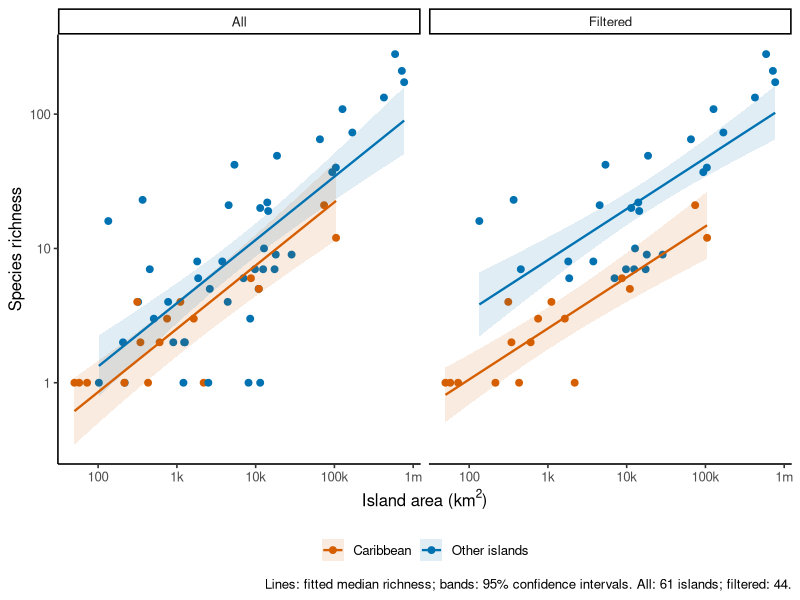
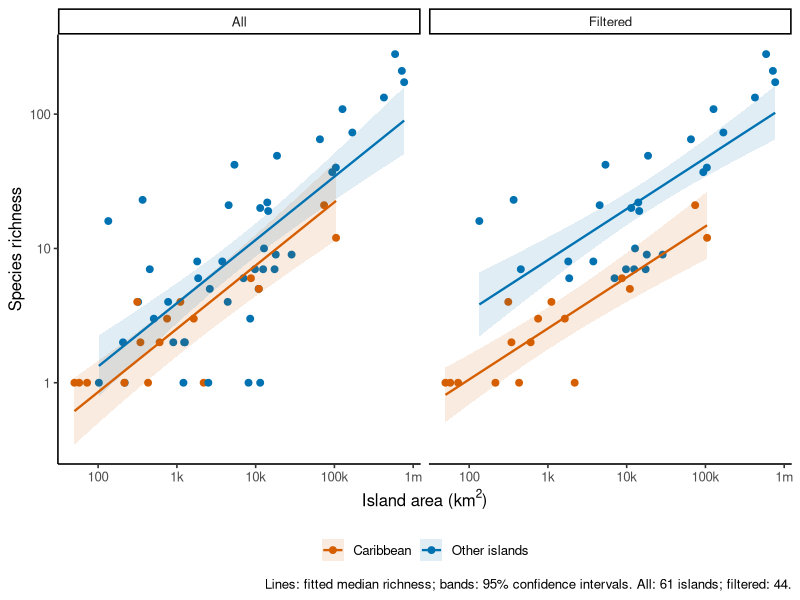
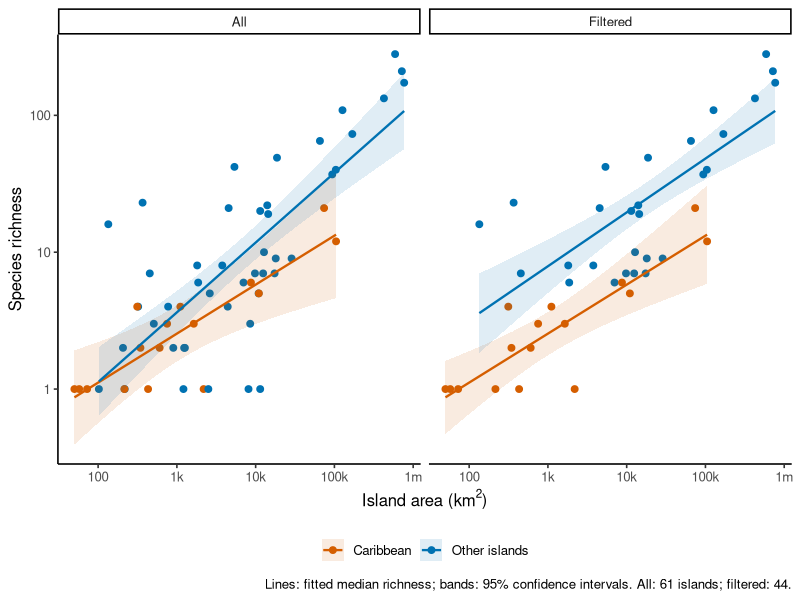
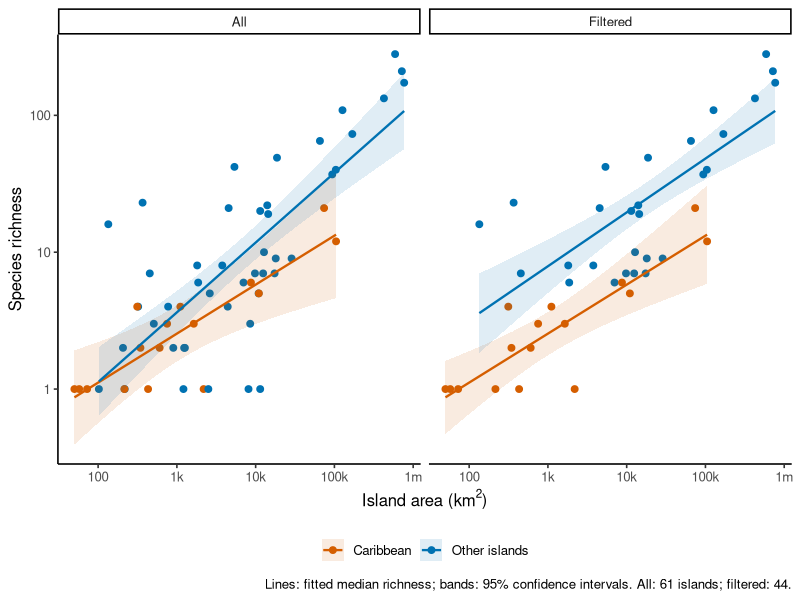
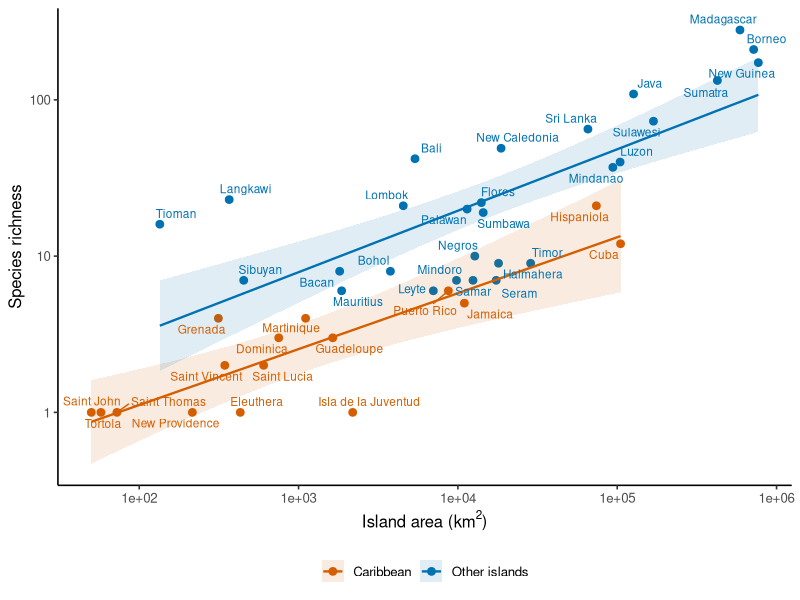
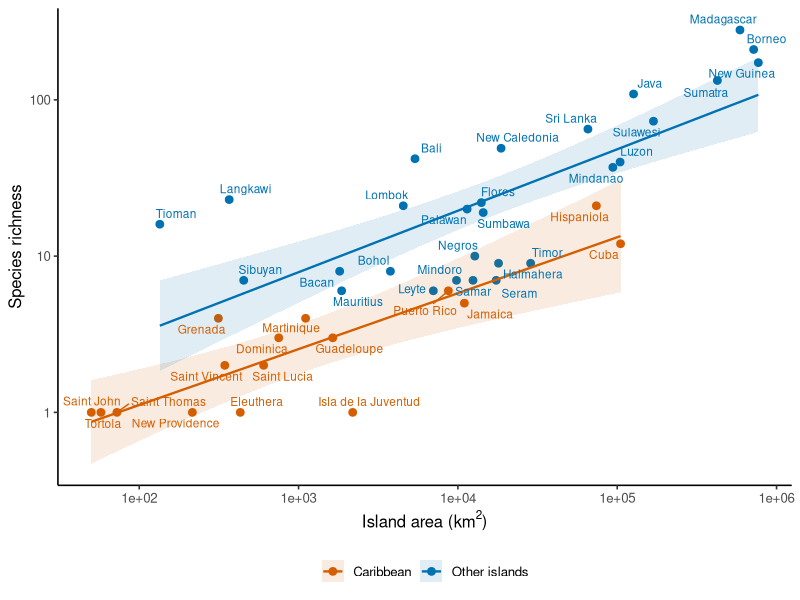

Write the R code that produced these figures, in order. (Note: this script raises an error after producing the figures.)
# Run from the paleo-islands project root.
library(readxl)
library(ggplot2)
library(ggrepel)
d <- as.data.frame(read_excel("data/richness/island-richness-area.xlsx"))
d$x <- log(d$area_km2)
d$y <- log(d$n_sp)
d$group <- factor(ifelse(d$region == "Caribbean", "Caribbean", "Other islands"))
keep <- !(d$region == "Australasian" & d$n_sp < 6 | d$island == "Réunion")
sets <- list(All = d, Filtered = d[keep, ])
formulas <- list(Pooled = y ~ x, "Two intercepts" = y ~ x + group,
                "Two slopes" = y ~ x * group)
out <- "area-estimation/results/caribbean-versus-rest"
plots.dir <- "area-estimation/plots/caribbean-versus-rest"
dir.create(out, recursive = TRUE, showWarnings = FALSE)
dir.create(plots.dir, recursive = TRUE, showWarnings = FALSE)
scores <- data.frame(); predictions <- data.frame(); curves <- data.frame(); fits <- list()
coefficients <- data.frame()
for (dataset in names(sets)) {
  z <- sets[[dataset]]
  for (name in names(formulas)) {
    fit <- lm(formulas[[name]], data = z)
    fits[[paste(dataset,name)]] <- fit
    k <- attr(logLik(fit),"df"); n <- nrow(z)
    row <- data.frame(dataset=dataset,model=name,n=n,AICc=AIC(fit)+2*k*(k+1)/(n-k-1),
      adjusted_R2=summary(fit)$adj.r.squared,residual_SD=sigma(fit))
    for (i in seq_len(n)) {
      f <- lm(formulas[[name]],data=z[-i, ])
      pr <- as.numeric(predict(f,z[i, ,drop=FALSE]))
      predictions <- rbind(predictions,data.frame(dataset=dataset,model=name,island=z$island[i],group=z$group[i],
        observed=z$n_sp[i],log_prediction=pr,mean_prediction=exp(pr+sigma(f)^2/2)))
    }
    pred <- predictions[predictions$dataset==dataset & predictions$model==name, ]
    row$log_RMSE <- sqrt(mean((log(pred$observed)-pred$log_prediction)^2))
    row$count_RMSE <- sqrt(mean((pred$observed-pred$mean_prediction)^2))
    scores <- rbind(scores,row)
    ct <- cbind(coef(summary(fit)),confint(fit))
    coefficients <- rbind(coefficients,data.frame(dataset=dataset,model=name,term=rownames(ct),ct,row.names=NULL))
    for (group in levels(z$group)) {
      zg <- z[z$group==group, ]
      grid <- data.frame(x=seq(min(zg$x),max(zg$x),length.out=200),group=factor(group,levels=levels(z$group)))
      ci <- predict(fit,grid,interval="confidence")
      grid$area_km2 <- exp(grid$x); grid$richness <- exp(ci[,1])
      grid$lower <- exp(ci[,2]); grid$upper <- exp(ci[,3])
      grid$dataset <- dataset; grid$model <- name
      curves <- rbind(curves,grid)
    }
  }
}
for (dataset in names(sets)) {
  ix <- scores$dataset==dataset
  scores$delta_AICc[ix] <- scores$AICc[ix]-min(scores$AICc[ix])
}
write.csv(scores,file.path(out,"model-comparison.csv"),row.names=FALSE)
write.csv(coefficients,file.path(out,"coefficients.csv"),row.names=FALSE)
write.csv(predictions,file.path(out,"held-out-predictions.csv"),row.names=FALSE)
saveRDS(fits,file.path(out,"models.rds"))

# Show separate-slope fits and shared-slope fits, not just the selected winner.
points <- rbind(data.frame(d,dataset="All"),data.frame(d[keep, ],dataset="Filtered"))
cols <- c(Caribbean="#D55E00","Other islands"="#0072B2")
for (model in c("Two intercepts","Two slopes")) {
  line <- curves[curves$model==model, ]
  p <- ggplot(points,aes(area_km2,n_sp,colour=group)) + geom_point(size=2) +
    geom_ribbon(data=line,aes(x=area_km2,ymin=lower,ymax=upper,fill=group),inherit.aes=FALSE,alpha=.12) +
    geom_line(data=line,aes(area_km2,richness,colour=group),inherit.aes=FALSE,linewidth=.8) +
    facet_wrap(~dataset) + scale_x_log10(breaks=c(100,1000,10000,100000,1000000),labels=c("100","1k","10k","100k","1m")) +
    scale_y_log10() + scale_colour_manual(values=cols) + scale_fill_manual(values=cols) +
    labs(x=expression("Island area (km"^2*")"),y="Species richness",colour=NULL,fill=NULL,
      caption="Lines: fitted median richness; bands: 95% confidence intervals. All: 61 islands; filtered: 44.") +
    theme_classic(base_size=12) + theme(legend.position="bottom")
  stem <- ifelse(model=="Two slopes","separate-slopes","shared-slope")
  ggsave(file.path(plots.dir,paste0(stem,".pdf")),p,width=11,height=6)
  ggsave(file.path(plots.dir,paste0(stem,".png")),p,width=11,height=6,dpi=180)
}
# Labelled filtered plot for inspecting particular islands.
line <- curves[curves$model=="Two slopes" & curves$dataset=="Filtered", ]
p <- ggplot(sets$Filtered,aes(area_km2,n_sp,colour=group)) + geom_point(size=2.3) +
  geom_ribbon(data=line,aes(x=area_km2,ymin=lower,ymax=upper,fill=group),inherit.aes=FALSE,alpha=.12) +
  geom_line(data=line,aes(area_km2,richness,colour=group),inherit.aes=FALSE,linewidth=.8) +
  geom_text_repel(aes(label=island),seed=26,max.overlaps=Inf,size=3,max.time=10,show.legend=FALSE) +
  scale_x_log10() + scale_y_log10() + scale_colour_manual(values=cols) + scale_fill_manual(values=cols) +
  labs(x=expression("Island area (km"^2*")"),y="Species richness",colour=NULL,fill=NULL) +
  theme_classic(base_size=12) + theme(legend.position="bottom")
ggsave(file.path(plots.dir,"filtered-labelled.pdf"),p,width=12,height=9)
ggsave(file.path(plots.dir,"filtered-labelled.png"),p,width=12,height=9,dpi=180)

report <- c("# Caribbean versus other islands","",
"Three lognormal power models were compared: one pooled relationship; two group intercepts with a common slope; separate group intercepts and slopes. Grouping is Caribbean versus Australasian + Indian Ocean. Leave-one-island-out tests use the same observations for all models within each dataset.","",
"| Data | Model | Adjusted R² | Log CV RMSE | Count CV RMSE | Delta AICc |",
"|---|---|---:|---:|---:|---:|")
for(i in seq_len(nrow(scores))) report <- c(report,sprintf("| %s | %s | %.3f | %.3f | %.2f | %.2f |",scores$dataset[i],scores$model[i],scores$adjusted_R2[i],scores$log_RMSE[i],scores$count_RMSE[i],scores$delta_AICc[i]))
report <- c(report,"",
"## Interpretation", "",
"For the filtered data, a common slope with two intercepts is preferred: log-scale prediction error improves by 16.0%, adjusted R² increases from 0.691 to 0.787, and AICc improves by 15.11. Separate slopes are not needed (AICc 2.42 worse than shared slope). However, count-scale RMSE increases from 29.38 to 33.95, so improvement is specific to proportional/log-scale prediction rather than every criterion.", "",
"For all islands, group models improve log-scale RMSE by only 0.7–1.4%, and AICc differences are below one. Thus the split is useful for the filtered sample but is not strongly supported as a universal difference in the complete data.", "",
"Full data: 16 Caribbean and 45 other islands. Filtered data: the same 16 Caribbean and 28 other islands. The filter removes 16 Australasian records below six species and Reunion, leaving 44 records. Compare AICc only within a dataset. All models use Gaussian errors on log richness. Plot bands describe uncertainty in fitted median richness, not new-island prediction intervals.","",
"The filtered comparison deliberately retains low-richness Caribbean records while excluding low-richness Australasian records. This response-based selection can create or exaggerate a group contrast. Differences may also reflect geology, source/inventory differences and isolation. The split is not proof of a causal regional effect; assess the all-data result alongside the filtered one. These exploratory comparisons reuse the dataset to select hypotheses and are not independent validation.","",
"Previous Bayesian area estimates are unchanged. Scripts use the authoritative workbook without editing it. Run area-estimation/scripts/08-caribbean-versus-rest.R from the project root.")
writeLines(report,"area-estimation/reports/caribbean-versus-rest.md")
print(scores)
print(coefficients[coefficients$model=="Two slopes", ])
